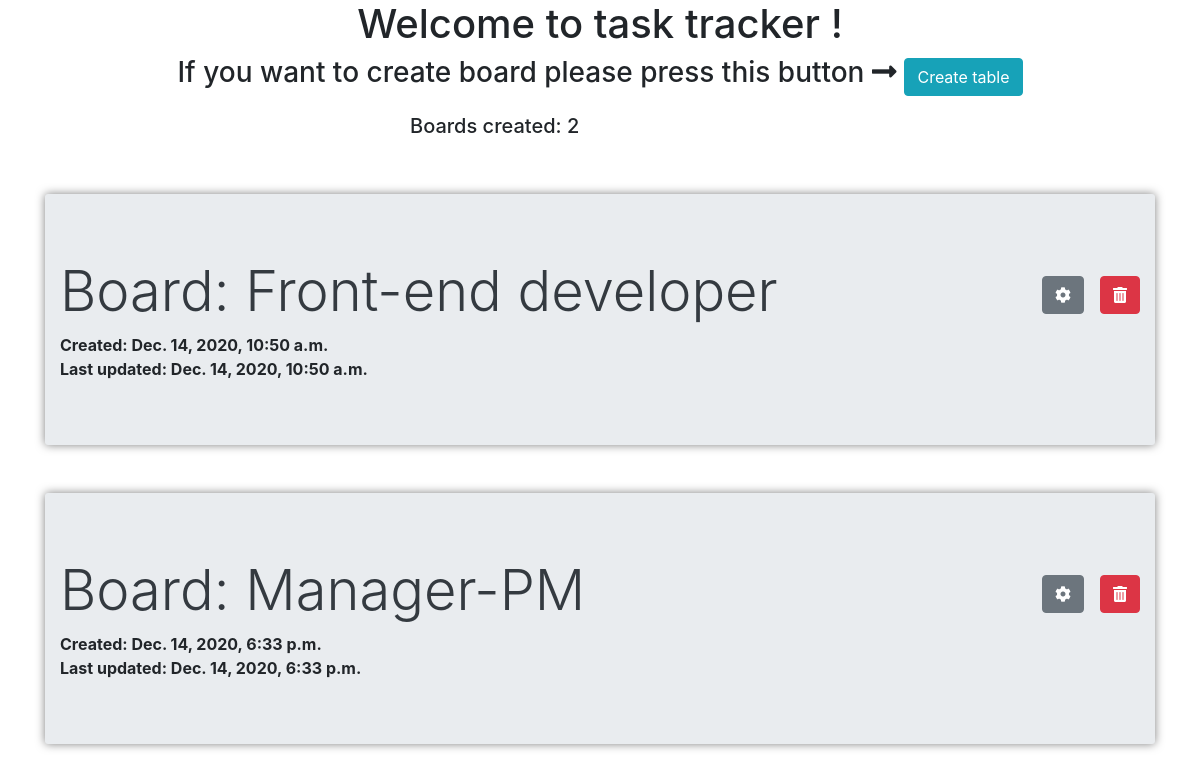
The page / on the database its author committed.
### t_t/models.py (models this page shows, shortened)
class Table(models.Model):
    name = models.CharField('Table name', max_length=150, null=True)
    date_created = models.DateTimeField(auto_now_add=True, null=True)
    updated = models.DateTimeField(auto_now=True, null=True)

### t_t/views.py (the view)
# urls.py: path('', views.index, name='index'),
def index(request):
    form = TableForm()
    output = Table.objects.all()
    task = Task.objects.all()
    table_count = Table.objects.all().count()
    if request.method == 'POST':
        form = TableForm(request.POST)
        if form.is_valid():
            form.save()
    return render(request, 't_t/index.html', {'output': output, 'task': task, 'form': form, 'table_count':table_count})

### templates/t_t/index.html
{% extends 't_t/main.html' %}
{% block content %}
{% load crispy_forms_tags %}
<div class="row">
    <div class="col-12 d-flex justify-content-center align-items-center">
        <h1> Welcome to task tracker ! </h1>
    </div>
</div>
<div class="row">
    <div class="col-12 d-flex justify-content-center align-items-center">
        <h3 class="mr-2">If you want to create board please press this button  <i class="fas fa-long-arrow-alt-right"></i></h3>     <a href="{% url 'create_table' %}" type="button" class="btn btn-info">Create table</a>
    </div>
</div>
<div class="row mt-3">
    <div class="col-4 offset-4 d-flex justify-content-start align-items-center">
        <h5 class="mr-2">Boards created: {{table_count}} </h5>
    </div>
</div>
{% for i in output %}
        <div class="container mt-5 mb-5">
                <div class="jumbotron jumbotron-fluid board-jumb {{color}}">
                  <div class="container">
                    <div class="row">
                        <div class="col-10 d-flex justify-content-start align-items-center ">
                            <a class="text-dark" href="{% url 'detail' i.id %}"><h1 class="display-4">Board: {{i.name}}</h1> </a>
                        </div>
                        <div class="col-2 d-flex justify-content-end align-items-center">
                            <a href="{% url 'update_table' i.id %}" type="button" class="btn btn-secondary mr-3"><i class="fas fa-cog"></i></a>
                            <a class="btn btn-danger" href="{% url 'delete_table' i.id %}"><i class="fas fa-trash-alt"></i></a>
                        </div>
                      </div>
                         <b>Created: {{i.date_created}} </b> <br/>
                        <b>Last updated: {{i.date_created}} </b>
                  </div>
                </div>
        </div>
{% endfor %}
{% endblock %}

### t_t/static/css/index.css (style rules this page uses)
.board-jumb { border-radius: 3px; box-shadow: 0 0 10px rgba(0, 0, 0, 0.5); }

### rows shown on the page
Table: name "Front-end developer", date_created "Dec. 14, 2020, 10:50 a.m."
Table: name "Manager-PM", date_created "Dec. 14, 2020, 6:33 p.m."

### other values the page prints
{{ table_count }} "2"
